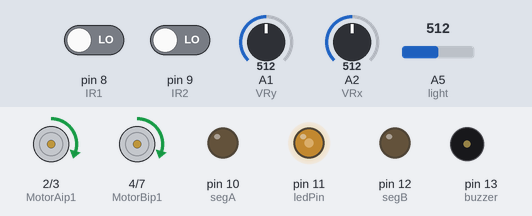
Recording of a sketch running on a simulated Arduino Uno, built with avr-gcc and run on an emulated ATmega328P. Shown: motor-driver pin pairs drawn as motors (green arrow = first pin HIGH = forward, orange = second pin HIGH = backward, longer = more drive, scaled by the enable pin), output pins drawn as LEDs (lit = HIGH), buzzer (waves = sounding, pin HIGH). The inputs (shaded band) are chosen by the test bench; at power-on: A5 (light) = 512, A1 (VRy) = 512, pin 8 (IR1) LOW, pin 9 (IR2) LOW, A2 (VRx) = 512.

Above: at 1.2 s.
1.3 s: A5 (light) set to 716
At 2.5 s:
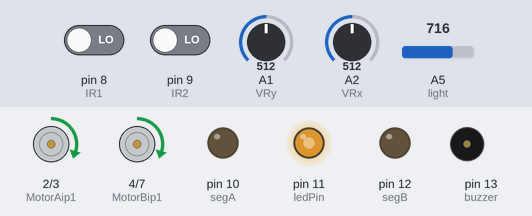
2.8 s: A1 (VRy) set to 119
4.3 s: A1 (VRy) set to 103
At 5.1 s:
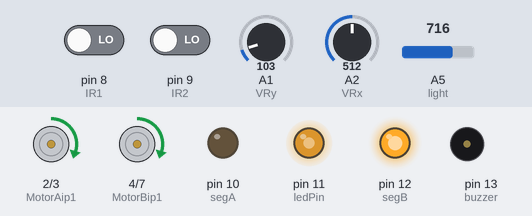
5.8 s: pin 8 (IR1) driven HIGH
At 6.3 s:
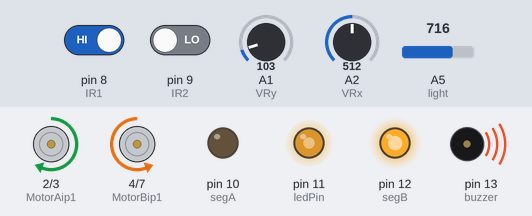
7.3 s: pin 9 (IR2) driven HIGH
At 8.5 s:
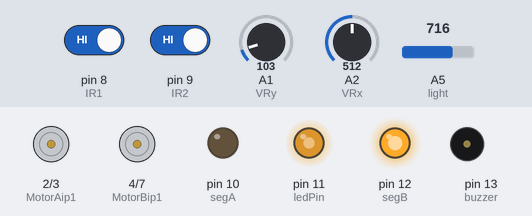
8.8 s: A5 (light) set to 900
At 9.8 s:
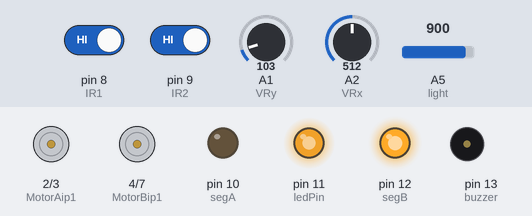
Timing chart, 0 to 11.3 s (numbered marks = the images above; inputs shaded):
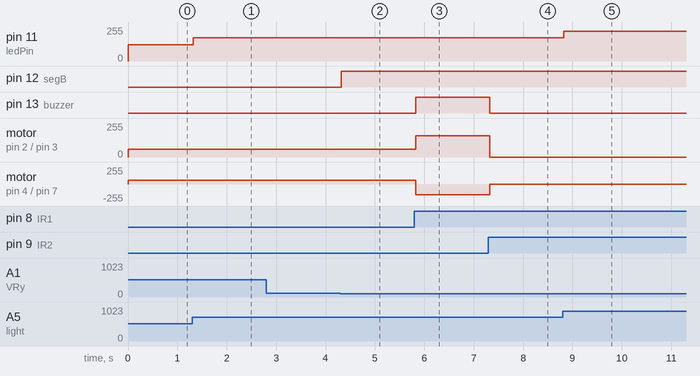

Measured:
- the behaviour switches between 112 and 111 on A1 (VRy) (found by bisection; images 1 and 2)
- after the input at 1.3 s, pin 11 (ledPin): 121/255 → 174/255 at once
- after the input at 2.8 s, every drawn part: stays the same
- after the input at 4.3 s, pin 12 (segB): LOW → HIGH at once
- after the input at 5.8 s, pin 13 (buzzer): LOW → HIGH at once; motor on pin 2 (MotorAip1) / pin 3 (MotorAip2): forward 60/255 → forward 160/255 at once; motor on pin 4 (MotorBip1) / pin 7 (MotorBip2): forward 60/255 → backward 160/255 at once
- after the input at 7.3 s, pin 13 (buzzer): HIGH → LOW at once; motor on pin 2 (MotorAip1) / pin 3 (MotorAip2): forward 160/255 → stopped at once; motor on pin 4 (MotorBip1) / pin 7 (MotorBip2): backward 160/255 → stopped at once
- after the input at 8.8 s, pin 11 (ledPin): 174/255 → 222/255 at once

The sketch:

integrated.ino
```cpp
#include <Arduino_FreeRTOS.h>

// Black Line Follower
const int IR1=8;      //Right sensor
const int IR2=9;    //left Sensor
// motor one
const int enA = 5;    //Right motor
const int MotorAip1=2;
const int MotorAip2=3;
// motor two
const int enB = 6;    //Left motor
const int MotorBip1=4;
const int MotorBip2=7;
//analog+7seg+light+led
const int VRx = A2;
const int VRy = A1;
const int light = A5;
int xPosition = 0;
int yPosition = 0;
int intensity = 0;
int mapX = 0;
int mapY = 0;
int led = 0;
const int segA = 10;
const int segB = 12;
const int ledPin=11;
const int buzzer=13;

void CG(void * parameters);
void LI(void * parameters);
void LKA(void * parameters);

void setup()
{
  // put your setup code here, to run once:
  pinMode(enA, OUTPUT);
  pinMode(enB, OUTPUT);
  pinMode(IR1,INPUT);
  pinMode(IR2,INPUT);
  pinMode(MotorAip1,OUTPUT);
  pinMode(MotorAip2,OUTPUT);
  pinMode(MotorBip1,OUTPUT);
  pinMode(MotorBip2,OUTPUT);

//analog+7seg+light+led
  pinMode(segA,OUTPUT);
  pinMode(buzzer,OUTPUT);

  pinMode(segB,OUTPUT);
  pinMode(ledPin,OUTPUT);
  pinMode(VRx, INPUT);
  pinMode(VRy, INPUT);
  Serial.begin(9600);

  xTaskCreate(
    LKA, // Function Name
    "Lane Keeping Assist", // Task Name
    100,       // Stack Size
    NULL,       // task parameters
    2,          // task priority
    NULL        // task handle
  );

  xTaskCreate(
    CG, // Function Name
    "Current Gear", // Task Name
    100,       // Stack Size
    NULL,       // task parameters
    1,          // task priority
    NULL
  );

  xTaskCreate(
    LI, // Function Name
    "Light Intensity", // Task Name
    100,       // Stack Size
    NULL,       // task parameters
    0,          // task priority
    NULL
  );
}
void loop()
{
//analog+7seg+light+led

  //car code


  // delay(100);
  // Serial.print("ٌRight Sensor: ");
  // Serial.print(digitalRead(IR1));
  // Serial.print("ٌ Left Sensor: ");
  // Serial.print(digitalRead(IR2));
  // Serial.print("ٌ PWM Right: ");
  // Serial.print(analogRead(enA));
  // Serial.print("ٌ PWM Left: ");
  // Serial.println(analogRead(enB));


//     Serial.print("X: ");
//   Serial.print(mapX);
//   Serial.print(" | Y: ");
//   Serial.print(mapY);
//   Serial.print(" | seg: ");
// Serial.print(digitalRead(segA));
// Serial.print(digitalRead(segB));
//   Serial.print(" | intensity: ");
//   Serial.print(intensity);
//   Serial.print(" | LED: ");
//   Serial.println(max(0,led));

}

void LKA(void * parameters) {
  // In this task we don't apply delay because the task itself has a delay
  while (1) {
   // Serial.println("Task 1");

if(digitalRead(IR1)==HIGH && digitalRead(IR2)==HIGH) //IR will not glow on black line
  {
    //Stop both Motors
    digitalWrite(MotorAip1,LOW);
    digitalWrite(MotorAip2,LOW);
    digitalWrite(MotorBip1,LOW);
    digitalWrite(MotorBip2,LOW);
    analogWrite (enA, 0);
    analogWrite (enB, 0);
    digitalWrite(buzzer,LOW);

  }

  else if(digitalRead(IR1)==LOW && digitalRead(IR2)==LOW)  //IR not on black line
  {
    //Move both the Motors
    digitalWrite(MotorAip1,HIGH);
    digitalWrite(MotorAip2,LOW);
    digitalWrite(MotorBip1,HIGH);
    digitalWrite(MotorBip2,LOW);
    analogWrite (enA, 60);
    analogWrite (enB, 60);
    digitalWrite(buzzer,LOW);

  }

  else if(digitalRead(IR1)==HIGH && digitalRead(IR2)==LOW)
  {
    //Tilt robot towards left B by stopping the left wheel and moving the right A one
    digitalWrite(MotorAip1,HIGH);
    digitalWrite(MotorAip2,LOW);
    digitalWrite(MotorBip1,LOW);
    digitalWrite(MotorBip2,HIGH);
    analogWrite (enA, 160);
    analogWrite (enB, 160);
    digitalWrite(buzzer,HIGH);
  }

  else if(digitalRead(IR1)==LOW && digitalRead(IR2)==HIGH)
  {
    //Tilt robot towards right by stopping the right wheel and moving the left one
    digitalWrite(MotorAip1,LOW);     // If I want to turn right then the speed of the right wheel should be less than that of the left wheel, here, let a be the right wheel
    digitalWrite(MotorAip2,HIGH);
    digitalWrite(MotorBip1,HIGH);
    digitalWrite(MotorBip2,LOW);
    analogWrite (enA, 160);
    analogWrite (enB, 160);
    digitalWrite(buzzer,HIGH);

  }

  else
  {
    //Stop both the motors
    digitalWrite(MotorAip1,LOW);
    digitalWrite(MotorAip2,LOW);
    digitalWrite(MotorBip1,LOW);
    digitalWrite(MotorBip2,LOW);
    analogWrite (enA, 0);
    analogWrite (enB, 0);
    digitalWrite(buzzer,LOW);

  }
  vTaskDelay(50/portTICK_PERIOD_MS);
  }
}


//TAsk 2 (Light Intensity)
void LI(void * parameters) {
  TickType_t xLastWakeTime;
  const TickType_t xDelay250ms = pdMS_TO_TICKS(250);
  xLastWakeTime = xTaskGetTickCount();
  while (1) {
    intensity = analogRead(light);
    led = map(intensity,50,1023,0,255);
  analogWrite(ledPin,max(0,led));
    // vTaskDelayUntil(&xLastWakeTime, xDelay250ms);
    vTaskDelay(50/portTICK_PERIOD_MS);
  }
}


// Task3 (Current Gear)
void CG(void * parameters) {
  TickType_t xLastWakeTime;
  const TickType_t xDelay250ms = pdMS_TO_TICKS(250);
  xLastWakeTime = xTaskGetTickCount();
  while (1) {
    //Serial.println("Task 3");
    xPosition = analogRead(VRx);
  yPosition = analogRead(VRy);

  mapX = map(xPosition, 0, 1023, -512, 512);
  mapY = map(yPosition, 0, 1023, -512, 512);

  if(mapX<-400){
  digitalWrite(segA,LOW);
  digitalWrite(segB,LOW);
  }
  if(mapX>400){
  digitalWrite(segA,HIGH);
  digitalWrite(segB,LOW);
  }if(mapY<-400){
  digitalWrite(segA,LOW);
  digitalWrite(segB,HIGH);
  }if(mapY>400){
  digitalWrite(segA,HIGH);
  digitalWrite(segB,HIGH);
  }
    vTaskDelay(50/portTICK_PERIOD_MS);
    // vTaskDelayUntil(&xLastWakeTime, xDelay250ms);
  }
}
```
